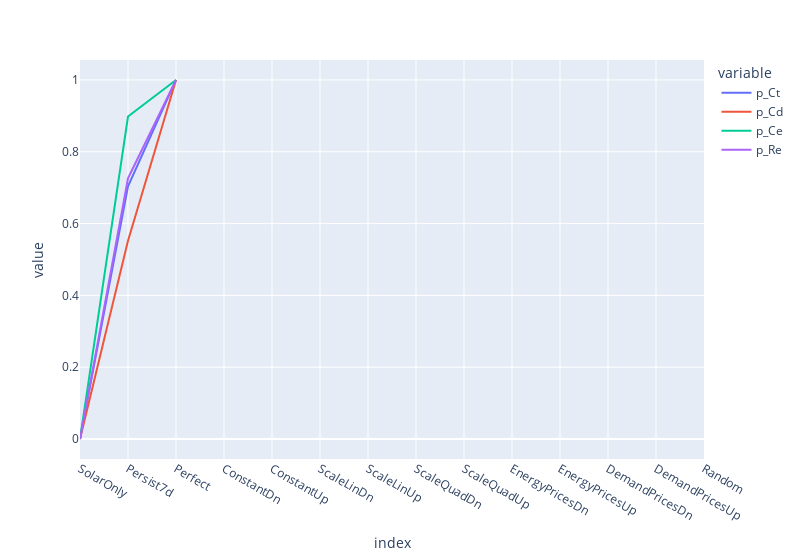

The notebook cell this image was saved under:
### Code cell
r[['p_Ct','p_Cd','p_Ce','p_Re']].sort_values('p_Ct').plot(width=800)

### Figure 1 — Plotly figure (JSON) as saved in the notebook; plotly's stock layout.template omitted (floating-point values rounded to 4 significant figures)
{"data": [{"hovertemplate": "variable=p_Ct<br>index=%{x}<br>value=%{y}<extra></extra>", "legendgroup": "p_Ct", "line": {"color": "#636efa", "dash": "solid"}, "marker": {"symbol": "circle"}, "mode": "lines", "name": "p_Ct", "orientation": "v", "showlegend": true, "type": "scatter", "x": ["SolarOnly", "Persist7d", "Perfect", "ConstantDn", "ConstantUp", "ScaleLinDn", "ScaleLinUp", "ScaleQuadDn", "ScaleQuadUp", "EnergyPricesDn", "EnergyPricesUp", "DemandPricesDn", "DemandPricesUp", "Random"], "xaxis": "x", "y": [0, 0.704, 1, null, null, null, null, null, null, null, null, null, null, null], "yaxis": "y"}, {"hovertemplate": "variable=p_Cd<br>index=%{x}<br>value=%{y}<extra></extra>", "legendgroup": "p_Cd", "line": {"color": "#EF553B", "dash": "solid"}, "marker": {"symbol": "circle"}, "mode": "lines", "name": "p_Cd", "orientation": "v", "showlegend": true, "type": "scatter", "x": ["SolarOnly", "Persist7d", "Perfect", "ConstantDn", "ConstantUp", "ScaleLinDn", "ScaleLinUp", "ScaleQuadDn", "ScaleQuadUp", "EnergyPricesDn", "EnergyPricesUp", "DemandPricesDn", "DemandPricesUp", "Random"], "xaxis": "x", "y": [0, 0.552, 1, null, null, null, null, null, null, null, null, null, null, null], "yaxis": "y"}, {"hovertemplate": "variable=p_Ce<br>index=%{x}<br>value=%{y}<extra></extra>", "legendgroup": "p_Ce", "line": {"color": "#00cc96", "dash": "solid"}, "marker": {"symbol": "circle"}, "mode": "lines", "name": "p_Ce", "orientation": "v", "showlegend": true, "type": "scatter", "x": ["SolarOnly", "Persist7d", "Perfect", "ConstantDn", "ConstantUp", "ScaleLinDn", "ScaleLinUp", "ScaleQuadDn", "ScaleQuadUp", "EnergyPricesDn", "EnergyPricesUp", "DemandPricesDn", "DemandPricesUp", "Random"], "xaxis": "x", "y": [0, 0.898, 1, null, null, null, null, null, null, null, null, null, null, null], "yaxis": "y"}, {"hovertemplate": "variable=p_Re<br>index=%{x}<br>value=%{y}<extra></extra>", "legendgroup": "p_Re", "line": {"color": "#ab63fa", "dash": "solid"}, "marker": {"symbol": "circle"}, "mode": "lines", "name": "p_Re", "orientation": "v", "showlegend": true, "type": "scatter", "x": ["SolarOnly", "Persist7d", "Perfect", "ConstantDn", "ConstantUp", "ScaleLinDn", "ScaleLinUp", "ScaleQuadDn", "ScaleQuadUp", "EnergyPricesDn", "EnergyPricesUp", "DemandPricesDn", "DemandPricesUp", "Random"], "xaxis": "x", "y": [0, 0.726, 1, null, null, null, null, null, null, null, null, null, null, null], "yaxis": "y"}], "layout": {"legend": {"title": {"text": "variable"}, "tracegroupgap": 0}, "margin": {"t": 60}, "width": 800, "xaxis": {"anchor": "y", "domain": [0, 1], "title": {"text": "index"}}, "yaxis": {"anchor": "x", "domain": [0, 1], "title": {"text": "value"}}}}
